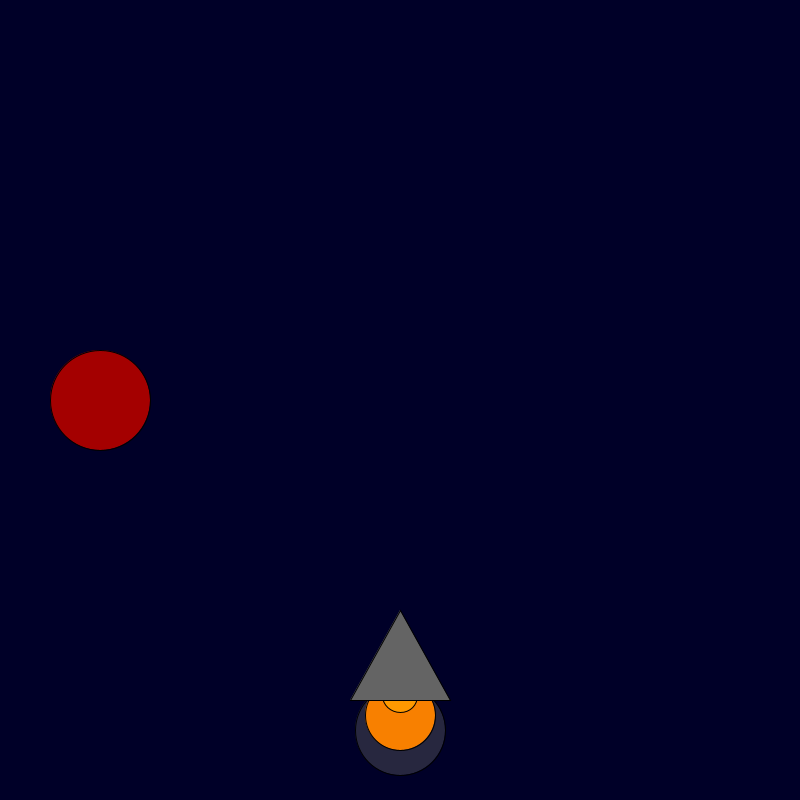
Frame 1 (no input)
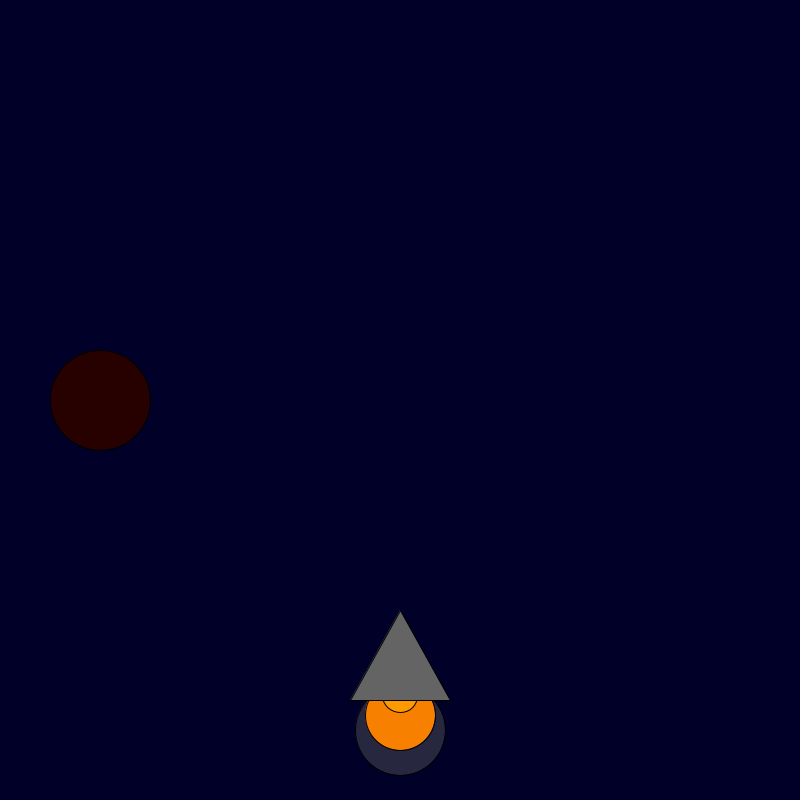
Frame 60 (the mouse pressed at the canvas centre just before this capture)
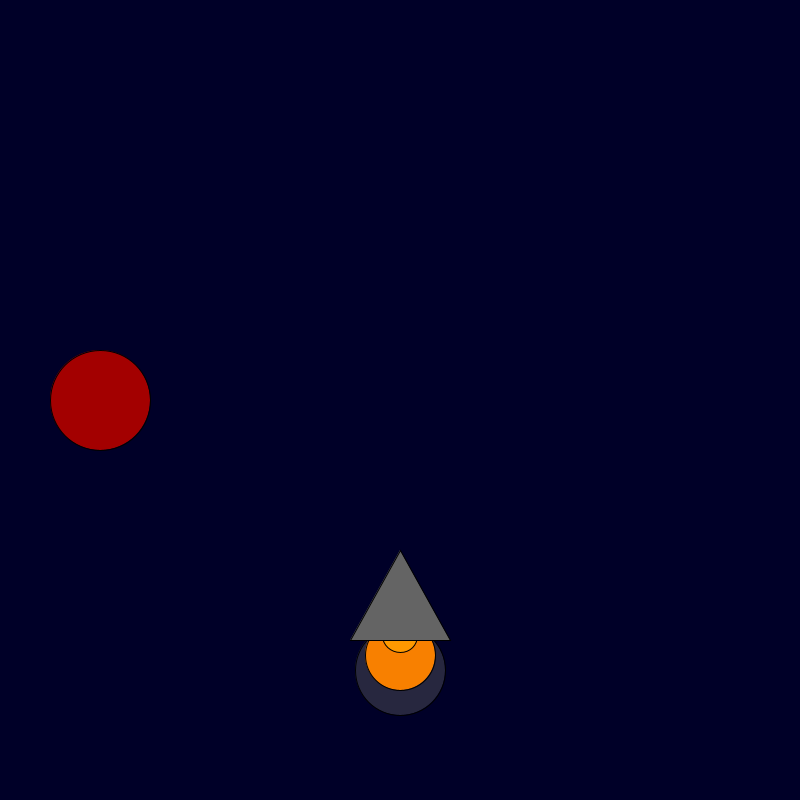
Frame 120 (the mouse held since frame 60 and released just before this capture)

The Processing sketch that drew these frames (run headless with seeded random() and noise(); from frame 60 on, the mouse is pressed at the canvas centre):

// Processing sketch: sketch_170612a
// ── sketch_170612a.pde
/* 1. Change the code below to make the rocket ship take off. */
/* 2. Add a moon and stars to the sky. */ 
 
int x = 400; int y = 600;  
void setup() {    size(800, 800); } 
 
void draw() {   fill(random(255), 0, 0);
   background(0, 0, 40);
if(mousePressed){
y = y + -1;
  
}
ellipse(100,400,100,100);
fill(100,100,100,100);
ellipse(x, y + 130, 90, 90);
fill(248, 128, 0);  
ellipse(x, y + 115, 70, 70); 
fill(255, 153, 0);  
ellipse(x, y + 95, 35, 35);
fill(100, 100, 100);
triangle(x, y + 10, x + 50, y + 100, x - 50, y + 100); 

 }
